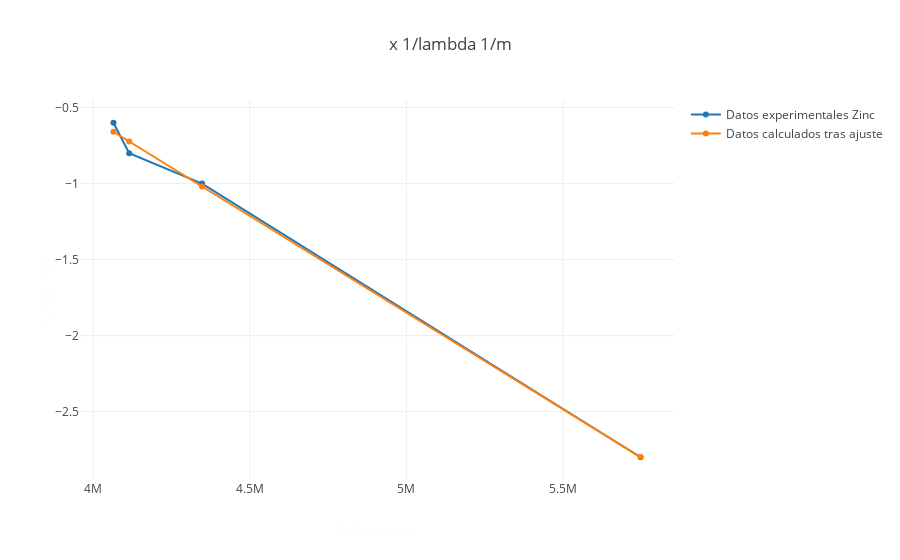

Notebook cell for this chart:
### Code cell
datos = [
  { x: inversa_de_longitudes_de_onda_zinc, y: voltajes_medidos_zinc,  name: 'Datos experimentales Zinc' }, 
  { x: inversa_de_longitudes_de_onda_zinc, y: voltajes_de_frenado_calculados_zinc, name: 'Datos calculados tras ajuste' }

];
var layout = {
  title: 'x 1/lambda 1/m',
  xaxis: { title: 'X Longitudes', titlefont: { family: 'Arial, monospace', size: 15, color: '#fbfeff'} 
  },
  yaxis: { 
      title: 'Y potencia voltios', 
     titlefont: { family: 'Arial, monospace', size: 10, color: '#fbfeff', type: 'log', autorange: true }
  }
};
Plotly(datos, layout);

### Figure 1 — Plotly figure (JSON) as saved in the notebook; plotly's stock layout.template omitted (floating-point values rounded to 4 significant figures)
{"data": [{"x": [5747000.0, 4348000.0, 4115000.0, 4065000.0], "y": [-2.8, -1, -0.8, -0.6], "name": "Datos experimentales Zinc"}, {"x": [5747000.0, 4348000.0, 4115000.0, 4065000.0], "y": [-2.799, -1.019, -0.7229, -0.6591], "name": "Datos calculados tras ajuste"}], "layout": {"title": "x 1/lambda 1/m", "xaxis": {"title": "X Longitudes", "titlefont": {"family": "Arial, monospace", "size": 15, "color": "#fbfeff"}}, "yaxis": {"title": "Y potencia voltios", "titlefont": {"family": "Arial, monospace", "size": 10, "color": "#fbfeff", "type": "log", "autorange": true}}}}
